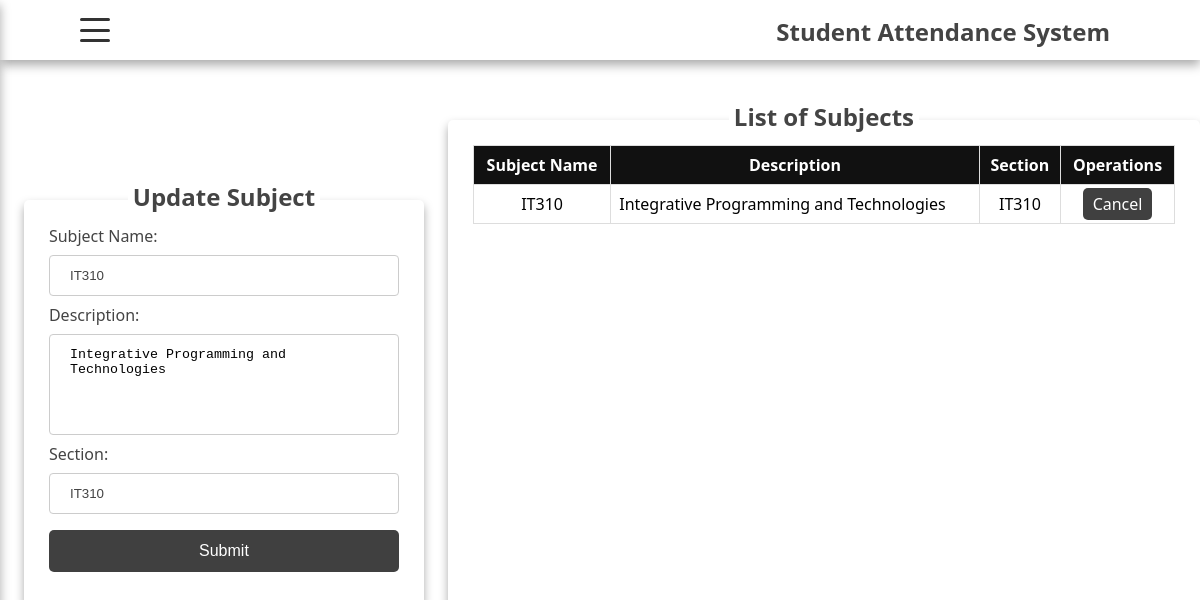
The page /subject/update_subject/1 on the database its author committed.
### student/models.py (models this page shows, shortened)
class Subject(models.Model):
    name = models.CharField(max_length=100)
    description = models.TextField(blank=True, null=True)
    section = models.CharField(max_length=50)

### student/views.py (the view)
# urls.py: path('subject/update_subject/<int:id>',views.update_subject,name='update_subject'),
def update_subject(request,id):
    if request.method == 'POST':
        if not request.POST.get('name').strip():
            return redirect('/subject/')
        data = Subject.objects.get(id=id)
        data.name = request.POST['name']
        data.description = request.POST['description']
        data.section = request.POST['section']
        data.save()
        return redirect('/subject/')
    else:
        return render(request,'student/update_subject.html',{'data':Subject.objects.get(id=id)})

### student/templates/student/update_subject.html (shortened to what this page needs)
{% extends "base.html" %}
{%block content%}
    <div class="student-container">
        <div class="form-container">
            <div class="overlap-form-text">
                <h2>Update Subject</h2>
            </div>
            <form action="{%url 'update_subject' data.id%}" method="post">
                <label for="">Subject Name:</label>
                <input type="text" name="name" value="{{data.name}}">
                <label for="">Description:</label>
                <textarea name="description" rows="5" cols="50" style="resize: none">{{data.description}}</textarea>
                <label for="">Section:</label>
                <input type="text" name="section" value="{{data.section}}">
                <button type="submit">Submit</button>
            </form>
        </div>
        <div class="list-container">
            <div class="overlap-list-text">
                <h2>List of Subjects</h2>
            </div>
            <div class="table-container">
                <table>
                    <thead>
                        <tr>
                            <th>Subject Name</th>
                            <th>Description</th>
                            <th>Section</th>
                            <th>Operations</th>
                        </tr>
                    </thead>
                    <tbody>
                        <tr>
                            <td>{{data.name}}</td>
                            <td style='text-align: left;'>{{data.description}}</td>
                            <td>{{data.section}}</td>
                            <td>
                                <a href="{%url 'subject'%}">Cancel</a>
                            </td>
                        </tr>
                    </tbody>
                </table>
            </div>
        </div>
    </div>
{%endblock content%}

### student/static/css/style.css (style rules this page uses)
html, body { display: grid; grid-template-areas: "nav" "main"; grid-template-rows: 60px auto; height: 100vh; margin: 0; font-family: 'Segoe UI', Tahoma, Geneva, Verdana, sans-serif; }
*, *::after, *::before { box-sizing: border-box; padding: 0; margin: 0; }
.student-container { display: grid; grid-template-areas: 'form list' ; grid-template-rows: 1fr 1fr; height: 100vh; width: 100%; padding-top: 60px; }
.form-container { grid-area: form; display: flex; justify-content: center; align-items: center; border-radius: 5px; position: relative; width: 400px; margin: auto; padding: 25px 25px; box-shadow: 0px 5px 10px 0px #aaa; }
.form-container form { display: flex; flex-direction: column; }
.form-container .overlap-form-text { position: absolute; top: -25px; background-color: #fff; padding: 5px; color: #444; }
.form-container input[type=text], select { width: 100%; padding: 12px 20px; margin: 8px 0; display: inline-block; border: 1px solid #ccc; border-radius: 4px; box-sizing: border-box; background-color: #fff; outline: none; color: #444; }
.form-container label { color: #444; }
.form-container form textarea { width: 100%; padding: 12px 20px; margin: 8px 0; box-sizing: border-box; border: 1px solid #ccc; border-radius: 4px; background-color: #fff; outline: none; }
.form-container button { background-color: #111; opacity: 0.8; border: none; color: white; padding: 12px 20px; text-align: center; text-decoration: none; display: inline-block; font-size: 16px; margin: 8px 0; border-radius: 5px; cursor: pointer; }
.list-container { grid-area: list; padding: 25px 25px; display: flex; justify-content: center; align-items: center; border-radius: 5px; position: relative; width: 100%; height: 565px; margin: auto; box-shadow: 0px 5px 10px 0px #aaa; }
.list-container .overlap-list-text { position: absolute; top: -25px; background-color: #fff; padding: 5px; color: #444; }
.list-container .table-container { height: 100%; width: 100%; overflow: scroll; }
.list-container .table-container table { width: 100%; border-collapse: collapse; }
.list-container .table-container table, thead { position: sticky; z-index: 2; top: 0; }
.list-container .table-container table tbody a { color: #fff; text-decoration: none; background-color: #111; opacity: 0.8; padding: 5px 10px; }
.list-container .table-container table td, .list-container .table-container table th { border: 1px solid #ddd; padding: 8px; text-align: center; }
.list-container .table-container table th { background-color: #111; color: #fff; }
.list-container .table-container table a { border-radius: 5px; }

### rows shown on the page
Subject: name "IT310", description "Integrative Programming and Technologies", section "IT310"
